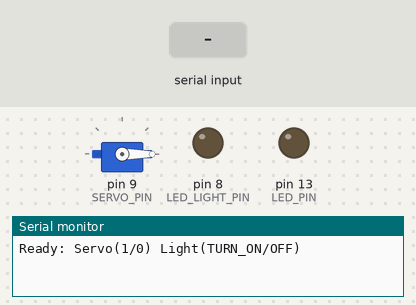
This sketch was run on a simulated Arduino Uno, built with avr-gcc and run on an emulated ATmega328P. Shown: servo, output pins drawn as LEDs (lit = HIGH), the last lines printed to the serial monitor. Inputs (shaded band) come from the test bench.

Above: at 2.2 s.
2.3 s: "1\n" received over Serial
At 3.7 s:
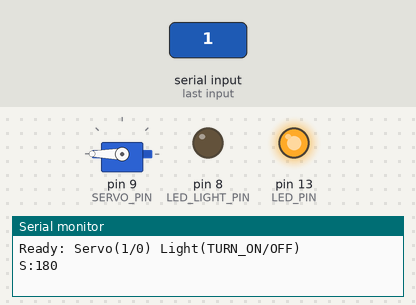
4.7 s: "TURN_ON\n" received over Serial
At 5.8 s:
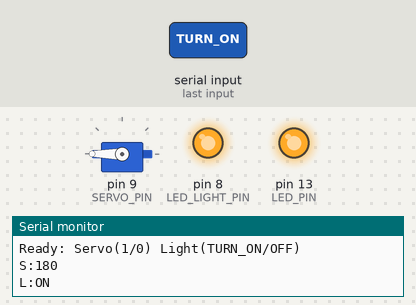
7.7 s: "TURN_OFF\n" received over Serial
At 8.2 s:
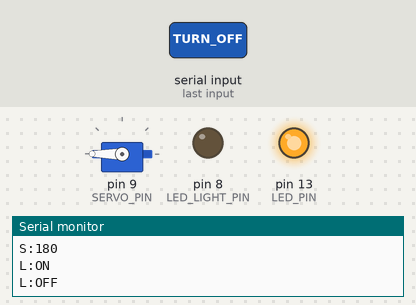
9.2 s: "turn_on\n" received over Serial
At 9.5 s:
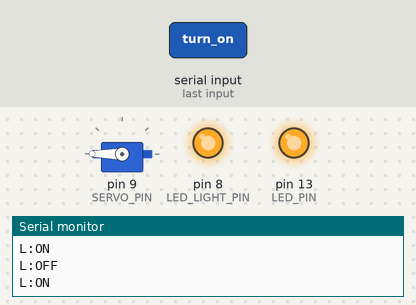
10.7 s: "turn_off\n" received over Serial
At 11.6 s:
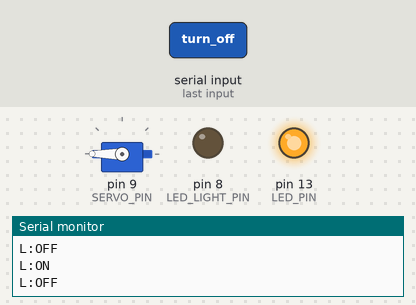
Timing chart, 0 to 13.2 s (numbered marks = the images above; inputs shaded):
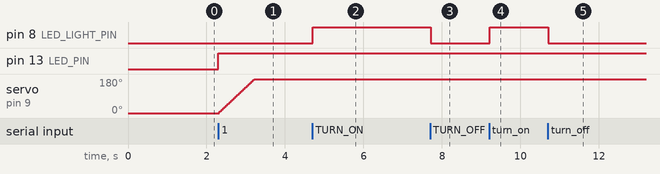

The sketch:

ArduinoServoController.ino
```cpp
/*
  Arduino Servo Controller with LED Light Control

  Receives serial commands from computer/Raspberry Pi and controls:
  1. Servo motor (door control)
  2. LED light (separate lighting control)

  Servo Commands:
  - '1' or 'true'  = Move servo to 180 degrees
  - '0' or 'false' = Move servo to 0 degrees

  LED Light Commands:
  - 'TURN_ON'  = Turn on LED light (pin 8)
  - 'TURN_OFF' = Turn off LED light (pin 8)

  Hardware connections:
  - Servo signal wire to digital pin 9
  - Servo power (red) to 5V
  - Servo ground (black/brown) to GND
  - LED light to digital pin 8 (with appropriate resistor)

  Author: Arduino Servo Controller
  Date: October 2025
*/

#include <Servo.h>

// Create servo object
Servo doorServo;

// Pin definitions
const int SERVO_PIN = 9;        // Servo signal pin
const int LED_PIN = 13;         // Built-in LED for status indication
const int LED_LIGHT_PIN = 8;    // Additional LED for light indication


// Servo positions
const int SERVO_OPEN = 180;     // Open position (degrees)
const int SERVO_CLOSED = 0;     // Closed position (degrees)

// Variables
bool currentState = false;      // Current servo state (false = closed, true = open)
bool lightState = false;        // Current light state (false = off, true = on)

// Buffer for command handling
const size_t MAX_LINE = 32;
char lineBuf[MAX_LINE];
size_t idx = 0;

void setup() {
  // Initialize serial communication
  Serial.begin(9600);

  // Attach servo to pin
  doorServo.attach(SERVO_PIN);

  // Initialize LED pins
  pinMode(LED_PIN, OUTPUT);
  pinMode(LED_LIGHT_PIN, OUTPUT);

  // Set initial positions
  doorServo.write(SERVO_CLOSED);
  digitalWrite(LED_PIN, LOW);
  digitalWrite(LED_LIGHT_PIN, LOW);

  // Startup message
  Serial.println("Ready: Servo(1/0) Light(TURN_ON/OFF)");

  delay(1000); // Give servo time to reach initial position
}

void loop() {
  // Handle incoming serial data with buffer
  while (Serial.available()) {
    char ch = Serial.read();
    if (ch == '\r') continue;                // ignore CR
    if (ch == '\n') {                        // end of line
      lineBuf[idx] = '\0';
      handleCommand(lineBuf);
      idx = 0;
    } else if (idx < MAX_LINE - 1) {
      lineBuf[idx++] = ch;                   // accumulate
    } else {
      idx = 0;                               // overflow -> reset
    }
  }

  // Small delay to prevent overwhelming the processor
  delay(10);
}

void handleCommand(const char* cmd) {
  // Light control commands
  if (strcmp(cmd, "TURN_ON") == 0 || strcmp(cmd, "turn_on") == 0) {
    controlLight(true);
  } else if (strcmp(cmd, "TURN_OFF") == 0 || strcmp(cmd, "turn_off") == 0) {
    controlLight(false);
  } else if (strcmp(cmd, "ON_LIGHTS") == 0) {
    controlLight(true);
  } else if (strcmp(cmd, "OFF_LIGHTS") == 0) {
    controlLight(false);
  }
  // Servo commands
  else if (strcmp(cmd, "1") == 0 || strcmp(cmd, "true") == 0 || strcmp(cmd, "t") == 0) {
    if (!currentState) {  // Only move if state changed
      currentState = true;
      moveServo(currentState);
    }
  } else if (strcmp(cmd, "0") == 0 || strcmp(cmd, "false") == 0 || strcmp(cmd, "f") == 0) {
    if (currentState) {   // Only move if state changed
      currentState = false;
      moveServo(currentState);
    }
  }
  // Status command
  else if (strcmp(cmd, "status") == 0) {
    printStatus();
  }
  // Error for unknown commands
  else {
    Serial.print("ERR:");
    Serial.println(cmd);
  }
}

void moveServo(bool state) {
  int targetAngle = state ? SERVO_OPEN : SERVO_CLOSED;

  // Update LED status
  digitalWrite(LED_PIN, state ? HIGH : LOW);

  // Move servo gradually for smoother operation
  int currentAngle = doorServo.read();
  int step = (targetAngle > currentAngle) ? 1 : -1;

  for (int angle = currentAngle; angle != targetAngle; angle += step) {
    doorServo.write(angle);
    delay(5); // Smooth movement delay
  }

  // Ensure final position
  doorServo.write(targetAngle);

  Serial.println("S:" + String(targetAngle));
}

void controlLight(bool state) {
  lightState = state;

  // Update light state
  digitalWrite(LED_LIGHT_PIN, state ? HIGH : LOW);

  Serial.println("L:" + String(state ? "ON" : "OFF"));
}


/*
  Additional utility functions
*/

// Function to get current servo position
int getCurrentPosition() {
  return doorServo.read();
}

// Function to print status
void printStatus() {
  Serial.println("S:" + String(getCurrentPosition()) + " L:" + String(lightState ? "ON" : "OFF"));
}
```

Measured:
- after the input at 2.3 s, pin 13 (LED_PIN): LOW → HIGH at once; servo on pin 9 (SERVO_PIN): moves from 0° to 180° over 0.89 s, starting at once
- after the input at 4.7 s, pin 8 (LED_LIGHT_PIN): LOW → HIGH at once
- after the input at 7.7 s, pin 8 (LED_LIGHT_PIN): HIGH → LOW at once
- after the input at 9.2 s, pin 8 (LED_LIGHT_PIN): LOW → HIGH at once
- after the input at 10.7 s, pin 8 (LED_LIGHT_PIN): HIGH → LOW at once
